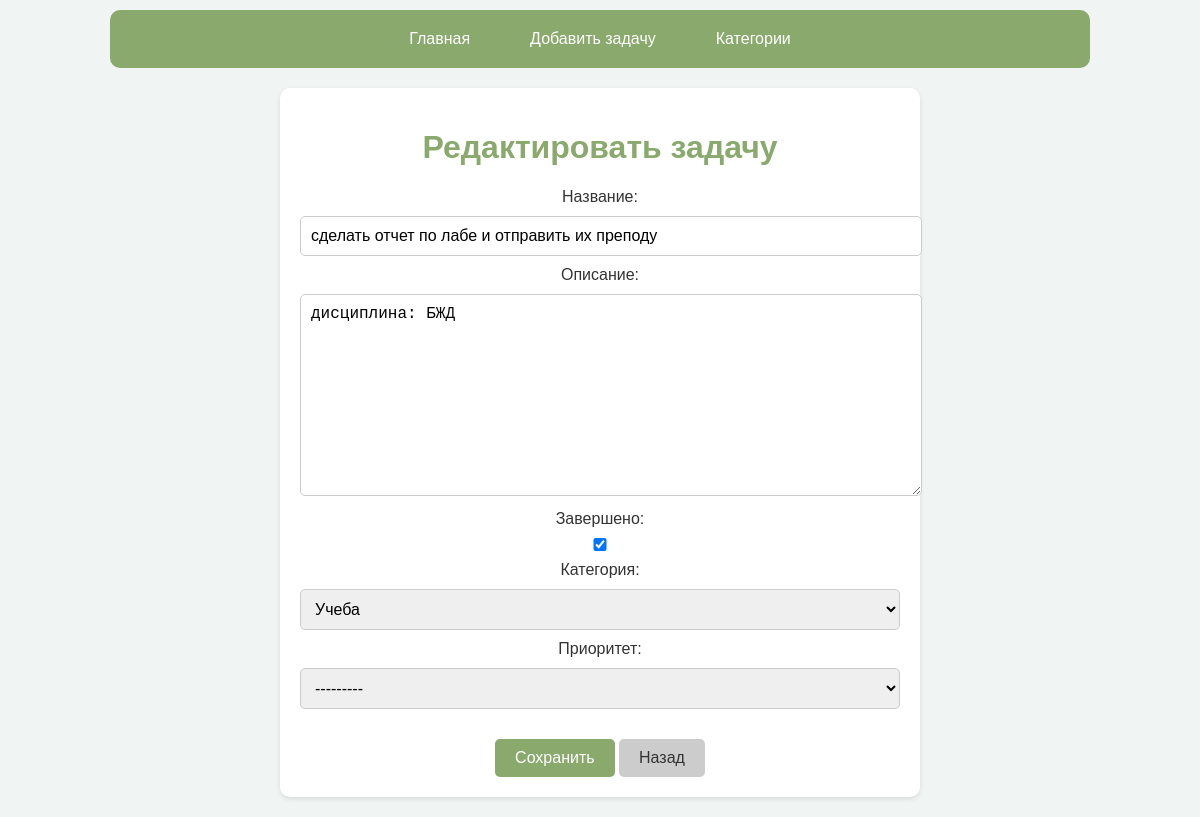
Page /edit/2/ on the committed database.
### tasks/models.py (models this page shows, shortened)
class Task(models.Model):
    title = models.CharField(max_length=200)
    description = models.TextField(blank=True, max_length=300)
    completed = models.BooleanField(default=False)
    category = models.ForeignKey(Category, on_delete=models.CASCADE, null=True, blank=True)
    priority = models.ForeignKey(Priority, on_delete=models.SET_NULL, null=True, blank=True)

### tasks/views.py (the view)
# urls.py: path('edit/<int:task_id>/', views.task_update, name='task_update'),
def task_update(request, task_id):
    task = Task.objects.get(id=task_id)
    if request.method == 'POST':
        form = TaskForm(request.POST, instance=task)
        if form.is_valid():
            form.save()
            return redirect('task_list')
    else:
        form = TaskForm(instance=task)
    return render(request, 'tasks/task_form.html', {'form': form})

### tasks/forms.py
class TaskForm(forms.ModelForm):
    class Meta:
        model = Task
        fields = ['title', 'description', 'completed', 'category', 'priority']

### tasks/models.py (called while the page is built)
    def __str__(self):
        return self.name

    def __str__(self):
        return self.level

### tasks/templates/tasks/task_form.html (shortened to what this page needs)
{% extends "base.html" %}
{% block content %}
<div class="task-form">
    <h1>{% if form.instance.pk %}Редактировать{% else %}Создать{% endif %} задачу</h1>
    <form method="post">
        <div class="form-group">
            <label for="id_title">Название:</label>
            {{ form.title }}
        </div>
        <div class="form-group">
            <label for="id_description">Описание:</label>
            {{ form.description }}
        </div>
        <div class="form-group">
            <label for="id_completed">Завершено:</label>
            {{ form.completed }}
        </div>
        <div class="form-group">
            <label for="id_category">Категория:</label>
            {{ form.category }}
        </div>
        <div class="form-group">
            <label for="id_priority">Приоритет:</label>
            {{ form.priority }}
        </div>
        <button type="submit">Сохранить</button>
        <a href="{% url 'task_list' %}">Назад</a>
    </form>
</div>
{% endblock %}

### tasks/static/css/style.css (style rules this page uses)
body { font-family: Arial, sans-serif; background-color: #f0f4f3; color: #333; text-align: center; margin: 0; padding: 0; }
h1 { color: #89a96d; }
.add-btn, .task-form button { display: inline-block; background: #89a96d; color: white; padding: 10px 20px; border-radius: 5px; text-decoration: none; margin-top: 20px; transition: background-color 0.3s; border: none; cursor: pointer; font-size: 16px; }
.task-form { background: #fff; padding: 20px; margin: 20px auto; width: 50%; border-radius: 10px; box-shadow: 0 2px 5px rgba(0, 0, 0, 0.1); }
.task-form input, .task-form textarea, .task-form select { width: 100%; padding: 10px; margin: 10px 0; border: 1px solid #ccc; border-radius: 5px; font-size: 16px; }
.task-form a { display: inline-block; background: #ccc; color: #333; padding: 10px 20px; border-radius: 5px; text-decoration: none; margin-top: 10px; transition: background-color 0.3s; }

### rows in the picture
Task: title "сделать отчет по лабе и отправить их преподу", description "дисциплина: БЖД", completed "☑", category "Учеба", priority "---------"
